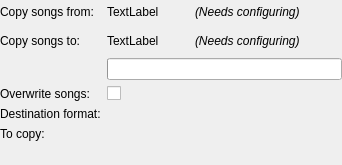
<?xml version="1.0" encoding="UTF-8"?>
<ui version="4.0">
 <class>ActionDialog</class>
 <widget class="QWidget" name="ActionDialog">
  <property name="geometry">
   <rect>
    <x>0</x>
    <y>0</y>
    <width>342</width>
    <height>165</height>
   </rect>
  </property>
  <layout class="QVBoxLayout" name="verticalLayout">
   <property name="margin">
    <number>0</number>
   </property>
   <item>
    <widget class="QStackedWidget" name="stack">
     <property name="currentIndex">
      <number>0</number>
     </property>
     <widget class="QWidget" name="page">
      <layout class="QFormLayout" name="formLayout">
       <property name="margin">
        <number>0</number>
       </property>
       <item row="0" column="0">
        <widget class="QLabel" name="label">
         <property name="text">
          <string>Copy songs from:</string>
         </property>
        </widget>
       </item>
       <item row="0" column="1">
        <layout class="QHBoxLayout" name="horizontalLayout_4">
         <item>
          <widget class="QLabel" name="sourceLabel">
           <property name="text">
            <string>TextLabel</string>
           </property>
          </widget>
         </item>
         <item>
          <widget class="QToolButton" name="configureSourceButton">
           <property name="toolTip">
            <string>Configure</string>
           </property>
           <property name="autoRaise">
            <bool>true</bool>
           </property>
          </widget>
         </item>
         <item>
          <widget class="QLabel" name="configureSourceLabel">
           <property name="font">
            <font>
             <italic>true</italic>
            </font>
           </property>
           <property name="text">
            <string>(Needs configuring)</string>
           </property>
          </widget>
         </item>
         <item>
          <spacer name="horizontalSpacer_2">
           <property name="orientation">
            <enum>Qt::Horizontal</enum>
           </property>
           <property name="sizeHint" stdset="0">
            <size>
             <width>40</width>
             <height>20</height>
            </size>
           </property>
          </spacer>
         </item>
        </layout>
       </item>
       <item row="1" column="1">
        <layout class="QHBoxLayout" name="horizontalLayout">
         <item>
          <widget class="QLabel" name="destinationLabel">
           <property name="text">
            <string>TextLabel</string>
           </property>
          </widget>
         </item>
         <item>
          <widget class="QToolButton" name="configureDestButton">
           <property name="toolTip">
            <string>Configure</string>
           </property>
           <property name="autoRaise">
            <bool>true</bool>
           </property>
          </widget>
         </item>
         <item>
          <widget class="QLabel" name="configureDestLabel">
           <property name="font">
            <font>
             <italic>true</italic>
            </font>
           </property>
           <property name="text">
            <string>(Needs configuring)</string>
           </property>
          </widget>
         </item>
         <item>
          <spacer name="horizontalSpacer">
           <property name="orientation">
            <enum>Qt::Horizontal</enum>
           </property>
           <property name="sizeHint" stdset="0">
            <size>
             <width>40</width>
             <height>20</height>
            </size>
           </property>
          </spacer>
         </item>
        </layout>
       </item>
       <item row="4" column="0">
        <widget class="BuddyLabel" name="label_2">
         <property name="text">
          <string>Overwrite songs:</string>
         </property>
         <property name="buddy">
          <cstring>overwrite</cstring>
         </property>
        </widget>
       </item>
       <item row="4" column="1">
        <widget class="OnOffButton" name="overwrite">
         <property name="text">
          <string/>
         </property>
        </widget>
       </item>
       <item row="2" column="1">
        <widget class="CapacityBar" name="capacity">
         <property name="sizePolicy">
          <sizepolicy hsizetype="MinimumExpanding" vsizetype="Fixed">
           <horstretch>0</horstretch>
           <verstretch>0</verstretch>
          </sizepolicy>
         </property>
        </widget>
       </item>
       <item row="1" column="0">
        <widget class="QLabel" name="label_3">
         <property name="text">
          <string>Copy songs to:</string>
         </property>
        </widget>
       </item>
       <item row="5" column="0">
        <widget class="QLabel" name="codecLabel">
         <property name="text">
          <string>Destination format:</string>
         </property>
        </widget>
       </item>
       <item row="5" column="1">
        <widget class="QLabel" name="codec">
         <property name="text">
          <string/>
         </property>
        </widget>
       </item>
       <item row="6" column="0">
        <widget class="QLabel" name="songCountLabel">
         <property name="text">
          <string>To copy:</string>
         </property>
        </widget>
       </item>
       <item row="6" column="1">
        <widget class="UrlLabel" name="songCount">
         <property name="sizePolicy">
          <sizepolicy hsizetype="Maximum" vsizetype="Preferred">
           <horstretch>0</horstretch>
           <verstretch>0</verstretch>
          </sizepolicy>
         </property>
        </widget>
       </item>
      </layout>
     </widget>
     <widget class="QWidget" name="page_3">
      <layout class="QHBoxLayout" name="horizontalLayout_2">
       <property name="margin">
        <number>0</number>
       </property>
       <item>
        <widget class="QLabel" name="errorIcon">
         <property name="sizePolicy">
          <sizepolicy hsizetype="Fixed" vsizetype="Fixed">
           <horstretch>0</horstretch>
           <verstretch>0</verstretch>
          </sizepolicy>
         </property>
         <property name="minimumSize">
          <size>
           <width>64</width>
           <height>64</height>
          </size>
         </property>
         <property name="maximumSize">
          <size>
           <width>64</width>
           <height>64</height>
          </size>
         </property>
        </widget>
       </item>
       <item>
        <spacer name="horizontalSpacer_3">
         <property name="orientation">
          <enum>Qt::Horizontal</enum>
         </property>
         <property name="sizeType">
          <enum>QSizePolicy::Fixed</enum>
         </property>
         <property name="sizeHint" stdset="0">
          <size>
           <width>16</width>
           <height>20</height>
          </size>
         </property>
        </spacer>
       </item>
       <item>
        <widget class="QLabel" name="errorText"/>
       </item>
      </layout>
     </widget>
     <widget class="QWidget" name="page_4">
      <layout class="QHBoxLayout" name="horizontalLayout_3">
       <property name="margin">
        <number>0</number>
       </property>
       <item>
        <widget class="QLabel" name="skipIcon">
         <property name="sizePolicy">
          <sizepolicy hsizetype="Fixed" vsizetype="Fixed">
           <horstretch>0</horstretch>
           <verstretch>0</verstretch>
          </sizepolicy>
         </property>
         <property name="minimumSize">
          <size>
           <width>64</width>
           <height>64</height>
          </size>
         </property>
         <property name="maximumSize">
          <size>
           <width>64</width>
           <height>64</height>
          </size>
         </property>
        </widget>
       </item>
       <item>
        <spacer name="horizontalSpacer_4">
         <property name="orientation">
          <enum>Qt::Horizontal</enum>
         </property>
         <property name="sizeType">
          <enum>QSizePolicy::Fixed</enum>
         </property>
         <property name="sizeHint" stdset="0">
          <size>
           <width>16</width>
           <height>20</height>
          </size>
         </property>
        </spacer>
       </item>
       <item>
        <widget class="QLabel" name="skipText"/>
       </item>
      </layout>
     </widget>
     <widget class="QWidget" name="page_2">
      <layout class="QGridLayout" name="gridLayout">
       <property name="margin">
        <number>0</number>
       </property>
       <item row="0" column="0">
        <widget class="ActionLabel" name="actionLabel">
         <property name="sizePolicy">
          <sizepolicy hsizetype="Fixed" vsizetype="Fixed">
           <horstretch>0</horstretch>
           <verstretch>0</verstretch>
          </sizepolicy>
         </property>
         <property name="minimumSize">
          <size>
           <width>64</width>
           <height>64</height>
          </size>
         </property>
         <property name="maximumSize">
          <size>
           <width>64</width>
           <height>64</height>
          </size>
         </property>
        </widget>
       </item>
       <item row="0" column="1">
        <spacer name="horizontalSpacer_5">
         <property name="orientation">
          <enum>Qt::Horizontal</enum>
         </property>
         <property name="sizeType">
          <enum>QSizePolicy::Fixed</enum>
         </property>
         <property name="sizeHint" stdset="0">
          <size>
           <width>16</width>
           <height>20</height>
          </size>
         </property>
        </spacer>
       </item>
       <item row="0" column="2">
        <widget class="QLabel" name="progressLabel">
         <property name="sizePolicy">
          <sizepolicy hsizetype="MinimumExpanding" vsizetype="MinimumExpanding">
           <horstretch>0</horstretch>
           <verstretch>0</verstretch>
          </sizepolicy>
         </property>
         <property name="text">
          <string>TextLabel</string>
         </property>
         <property name="alignment">
          <set>Qt::AlignLeading|Qt::AlignLeft|Qt::AlignVCenter</set>
         </property>
        </widget>
       </item>
       <item row="1" column="0" colspan="3">
        <widget class="QProgressBar" name="progressBar">
         <property name="value">
          <number>24</number>
         </property>
        </widget>
       </item>
      </layout>
     </widget>
    </widget>
   </item>
  </layout>
 </widget>
 <customwidgets>
  <customwidget>
   <class>OnOffButton</class>
   <extends>QCheckBox</extends>
   <header>onoffbutton.h</header>
  </customwidget>
  <customwidget>
   <class>CapacityBar</class>
   <extends>QProgressBar</extends>
   <header>capacitybar.h</header>
  </customwidget>
  <customwidget>
   <class>ActionLabel</class>
   <extends>QLabel</extends>
   <header>actionlabel.h</header>
  </customwidget>
  <customwidget>
   <class>BuddyLabel</class>
   <extends>QLabel</extends>
   <header>buddylabel.h</header>
  </customwidget>
  <customwidget>
   <class>UrlLabel</class>
   <extends>QLabel</extends>
   <header>urllabel.h</header>
  </customwidget>
 </customwidgets>
 <tabstops>
  <tabstop>configureDestButton</tabstop>
  <tabstop>overwrite</tabstop>
 </tabstops>
 <resources/>
 <connections/>
</ui>
